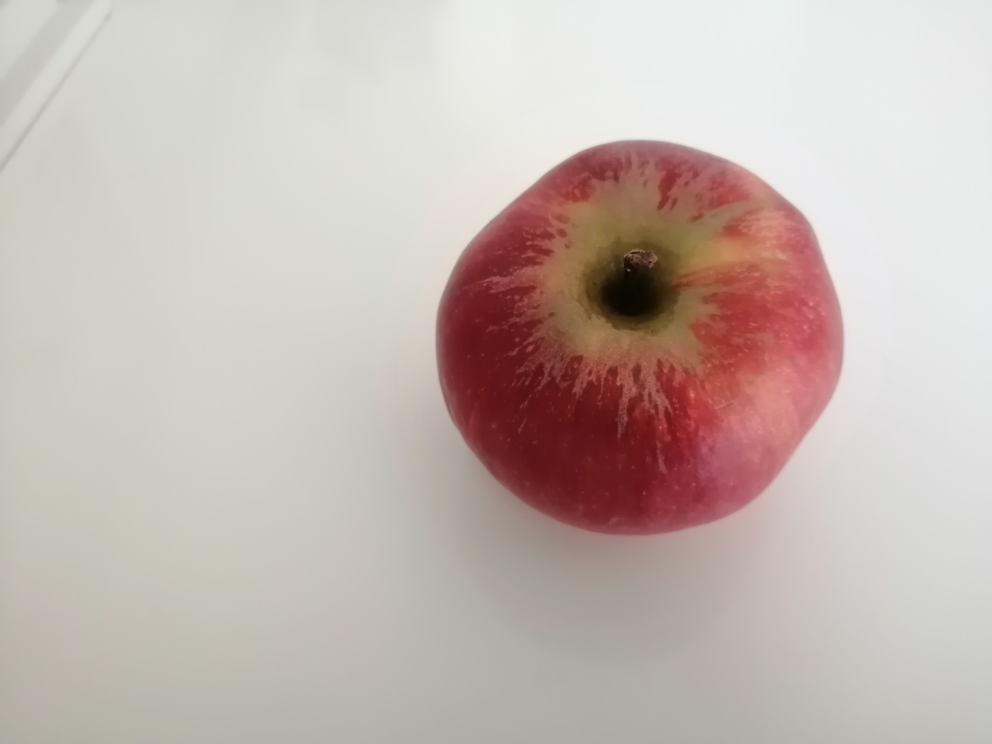
#> input picture raw_images/apple/01_00_apple.jpg, 3968 x 2976 px (shown at 1/4 size); its folder holds only this picture in this run
$ python test.py
#> lines starting #> are read from the running program, lines starting #| are printed output that depends on the picture; after the words box and inside, x2 and y2 are one past the last pixel; in counts of white or black regions, pixels touching at a corner belong together
### utilities/Sliders.py
import cv2


class Sliders:

    def __init__(self, window_name,  *args):
#> called with window_name = 'sliders'
        self.sliders = []
        self.window_name = window_name
        cv2.namedWindow(window_name, cv2.WINDOW_AUTOSIZE)

        for arg in args:
            if isinstance(arg, int):
                for i in range(arg):
                    slider_name = "slider_" + str(i + 1)
                    cv2.createTrackbar(slider_name, window_name, 0, 255, self._nothing)
                    self.sliders.append(slider_name)
            else:
                cv2.createTrackbar(arg, window_name, 0, 255, self._nothing)
                self.sliders.append(arg)

        cv2.resizeWindow(window_name, 600, len(self.sliders) * 10)

    def get_value_by_name(self, slider_name):
        return cv2.getTrackbarPos(slider_name, self.window_name)

    def get_value_by_index(self, index):
        slider_name = self.sliders[index]
        return cv2.getTrackbarPos(slider_name, self.window_name)

    def set_value_by_name(self, slider_name, value):
        cv2.setTrackbarPos(slider_name, self.window_name, value)

    def set_value_by_index(self, index, value):
        slider_name = self.sliders[index]
        cv2.setTrackbarPos(slider_name, self.window_name, value)

    def _nothing(self, event):
        pass


# [30 lines that do not run on import are left out]

### utilities/ExtendedCv2.py
import cv2
import numpy as np


def resized_imshow(img, dsize, name=""):
    n_img = cv2.resize(img, dsize, cv2.INTER_LINEAR)
    return cv2.imshow(name, n_img)

### tests/test.py
import cv2
import glob
import numpy as np

from utilities.Sliders import Sliders
from utilities import ExtendedCv2 as ext

from matplotlib import pyplot as plt


def auto_canny(image, lower_range=0, sigma=0.35):
    # compute the mediam of the single channel pixel intensities
    v = np.median(image)

    # apply automatic Canny edge detection using the computed median
    lower = int(max(lower_range, (1.0 - sigma) * v))
    upper = int(min(255, (1.0 + sigma) * v))
    edged = cv2.Canny(image, lower, upper)

    # return edged image
    return edged


filenames = glob.glob('..\\raw_images\\*\\01_*.jpg')
num_files = len(filenames) - 1
file_index = 0

slider = Sliders("sliders", "block_size", "constant_c", "s_channel_threshold", "canny_sigma", "contour_threshold")
hue_slider = Sliders("hue_slider", "hue_lower", "hue_upper", "s_lower", "s_upper")
slider.set_value_by_name("block_size", 150)
slider.set_value_by_name("constant_c", 20)
slider.set_value_by_name("s_channel_threshold", 40)
slider.set_value_by_name("contour_threshold", 0)

hue_slider.set_value_by_name("hue_upper", 255)
hue_slider.set_value_by_name("s_upper", 60)

avg_color = np.zeros(1, dtype=np.uint8)
dominant_color = np.zeros(1, dtype=np.uint8)

fruit_list = ["peach", "orange", "banana", "pear"]
end_result = ""
end_percentage = 0

while True:
    img = cv2.imread(filenames[file_index])
#> img is the input picture: shape (2976, 3968, 3); mean B, G, R 177.9, 183.3, 197.2
    draw_img = img.copy()
    mask_img = img.copy()
    org_img = img.copy()
    width, height, _ = img.shape
#> width = 2976; height = 3968
    new_width = int(width * .2)
#> new_width = 595
    new_height = int(height * .2)
#> new_height = 793

    # adaptive Threshold on S channel in HSV colors
    img_hsv = cv2.cvtColor(img, cv2.COLOR_BGR2HSV_FULL)
#> img_hsv: shape (2976, 3968, 3); mean H, S, V 55, 33.8, 197.6
    img_s = img_hsv[:, :, 1]
    # img_v = img_hsv[:, :, 2]
    img_s_blur = cv2.GaussianBlur(img_s, (99, 99), 0)
    # img_v_blur = cv2.GaussianBlur(img_v, (5, 5), 0)

    # threshold filter on S channel after blur
    s_channel_threshold = slider.get_value_by_name("s_channel_threshold")
    ret, threshold_s = cv2.threshold(img_s_blur, s_channel_threshold, 255, cv2.THRESH_TOZERO)
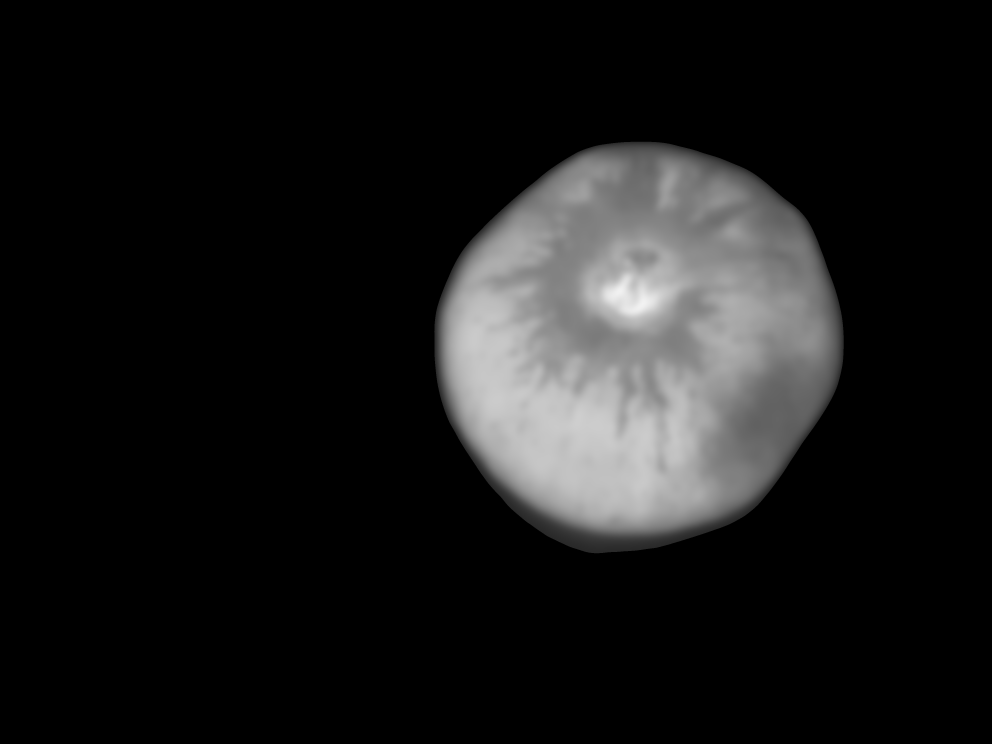
#> threshold_s: shape (2976, 3968) (shown at 1/4 size); min 0, max 242, mean 25.1
#> ret = 40

    block_size = slider.get_value_by_index(0) if slider.get_value_by_index(0) % 2 else slider.get_value_by_index(0) + 1
    constant_c = slider.get_value_by_index(1) if slider.get_value_by_index(1) % 2 else slider.get_value_by_index(1) + 1
    adaptive_s = cv2.adaptiveThreshold(img_s_blur, 255, cv2.ADAPTIVE_THRESH_GAUSSIAN_C, cv2.THRESH_BINARY, block_size, constant_c)
#> adaptive_s: shape (2976, 3968); every value is 255

    s_lower = hue_slider.get_value_by_name("s_lower")
    s_upper = hue_slider.get_value_by_name("s_upper")
    mask = cv2.inRange(img_s_blur, s_lower, s_upper)
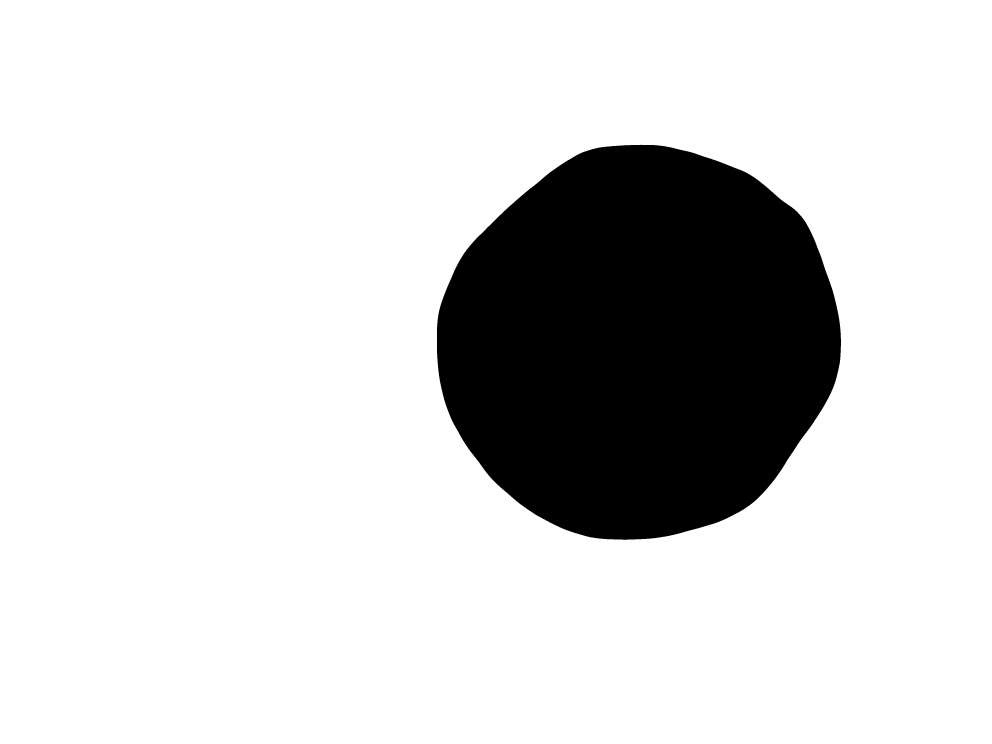
#> mask: shape (2976, 3968) (shown at 1/4 size); 83.3% white; 1 black region, box (x1, y1, x2, y2) and area: (1748, 579, 3364, 2159) 1970317

    mask_combined = cv2.bitwise_xor(adaptive_s, mask)
    mask_combined = cv2.bitwise_xor(mask_combined, threshold_s)
    contour_threshold = slider.get_value_by_name("contour_threshold")
    ret, thresh = cv2.threshold(mask_combined, 0, 255, cv2.THRESH_BINARY)
#> thresh: shape (2976, 3968); 17.5% white; 1 white region

    # [6 lines of commented-out code are left out]

    ext.resized_imshow(thresh, (new_height, new_width), "thresh")


    mask_img = cv2.GaussianBlur(img, (49, 49), 0)

    mask_img[:, :, 0] = cv2.bitwise_and(mask_img[:, :, 0], thresh)
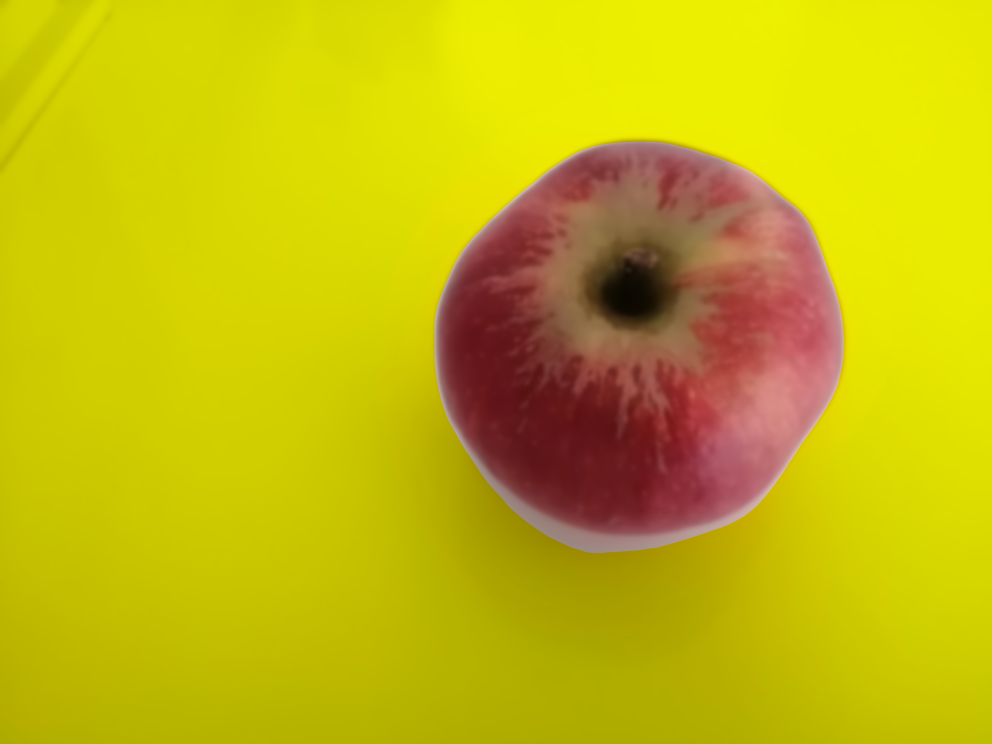
#> mask_img: shape (2976, 3968, 3) (shown at 1/4 size); mean B, G, R 12.2, 183.3, 197.2
    mask_img[:, :, 1] = cv2.bitwise_and(mask_img[:, :, 1], thresh)
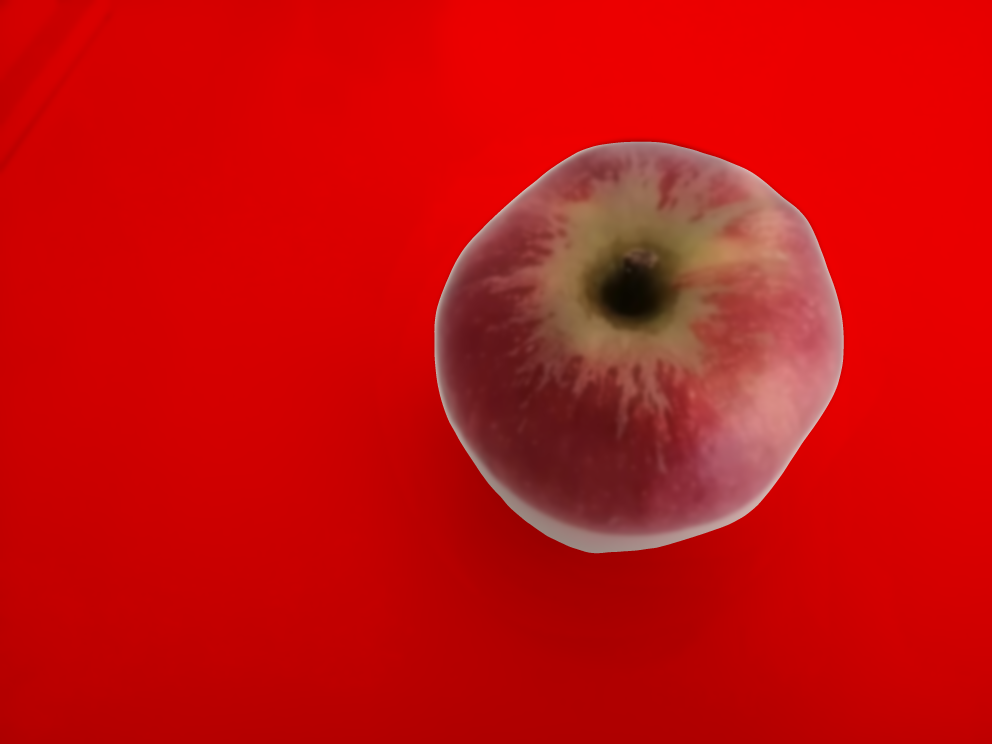
#> mask_img: shape (2976, 3968, 3) (shown at 1/4 size); mean B, G, R 12.2, 13.4, 197.2
    mask_img[:, :, 2] = cv2.bitwise_and(mask_img[:, :, 2], thresh)

    # show results
    ext.resized_imshow(mask_combined, (new_height, new_width), "mask_combined")
    ext.resized_imshow(mask_img, (new_height, new_width), "mask_img")
#> call 3 of resized_imshow, with dsize = (793, 595), name = 'mask_img'
#> in resized_imshow (call 3), `n_img = cv2.resize(img, dsize, cv2.INTER_LINEAR)`:
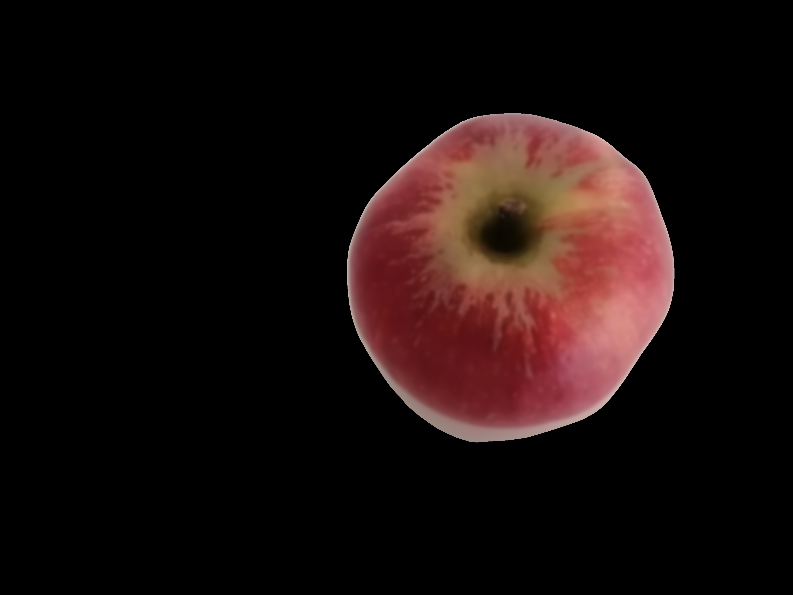
#> n_img: shape (595, 793, 3); mean B, G, R 12.2, 13.4, 25.3

    # get H channel from HSV colors to create contours for each Hue range
    masked_img_hsv = cv2.cvtColor(mask_img, cv2.COLOR_BGR2HSV_FULL)
#> masked_img_hsv: shape (2976, 3968, 3); mean H, S, V 19.9, 25.1, 25.3
    masked_img_h = masked_img_hsv[:, :, 0]
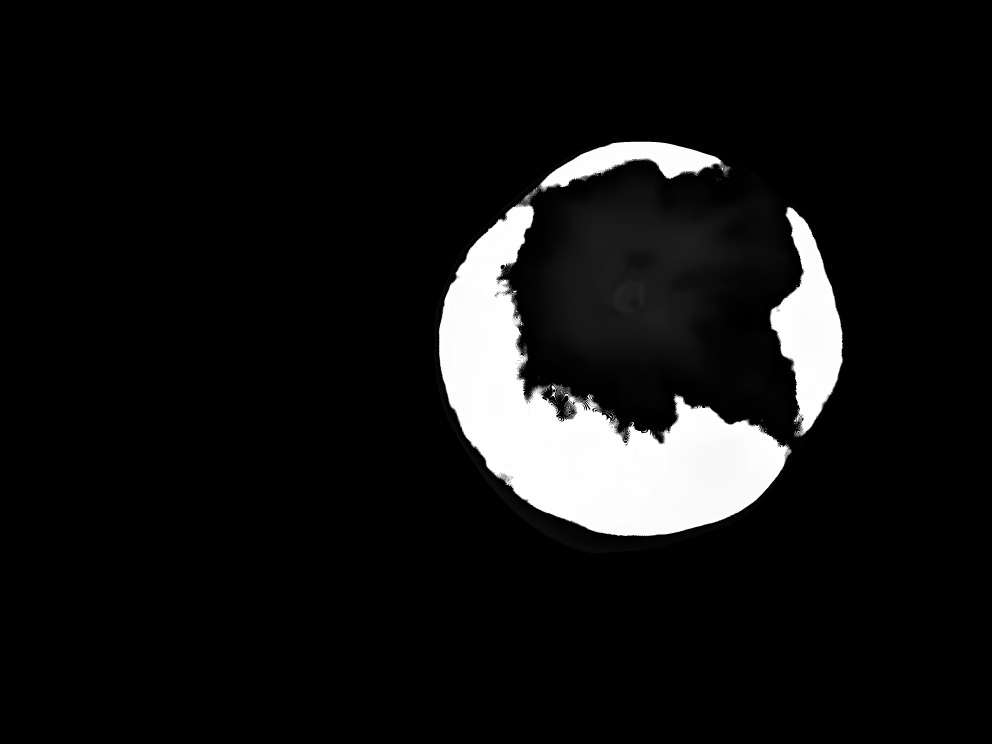
#> masked_img_h: shape (2976, 3968) (shown at 1/4 size); min 0, max 255, mean 19.9

    # get the upper and lower for each Hue range
    hue_lower = hue_slider.get_value_by_name("hue_lower")
    hue_upper = hue_slider.get_value_by_name("hue_upper")

    # create hue mask for each Hue range
    hue_mask = cv2.inRange(masked_img_h, hue_lower, hue_upper)
    contours, _ = cv2.findContours(hue_mask, cv2.RETR_TREE, cv2.CHAIN_APPROX_NONE)
#> contours = 1 contour; box (x1, y1, x2, y2) and area: (0, 0, 3968, 2976) 11801825

    ext.resized_imshow(hue_mask, (new_height, new_width), "hue_mask")
#> in resized_imshow (call 4), `n_img = cv2.resize(img, dsize, cv2.INTER_LINEAR)`: n_img: shape (595, 793); every value is 255
    # print("len(contours)", len(contours))
    if len(contours) > 0:
        cnt = max(contours, key=cv2.contourArea)
#> cnt = contour of 13884 points, box (x1, y1, x2, y2) (0, 0, 3968, 2976), area 11801825

        ###
        # approxPolyDP
        ###
        epsilon = 0.025 * cv2.arcLength(cnt, True)
#> epsilon = 347.1
        approx = cv2.approxPolyDP(cnt, epsilon, True)
#> approx = [[0, 0], [0, 2975], [3967, 2975], [3967, 0]]
#> (the run stopped early here; a loop or call above may not have finished)
